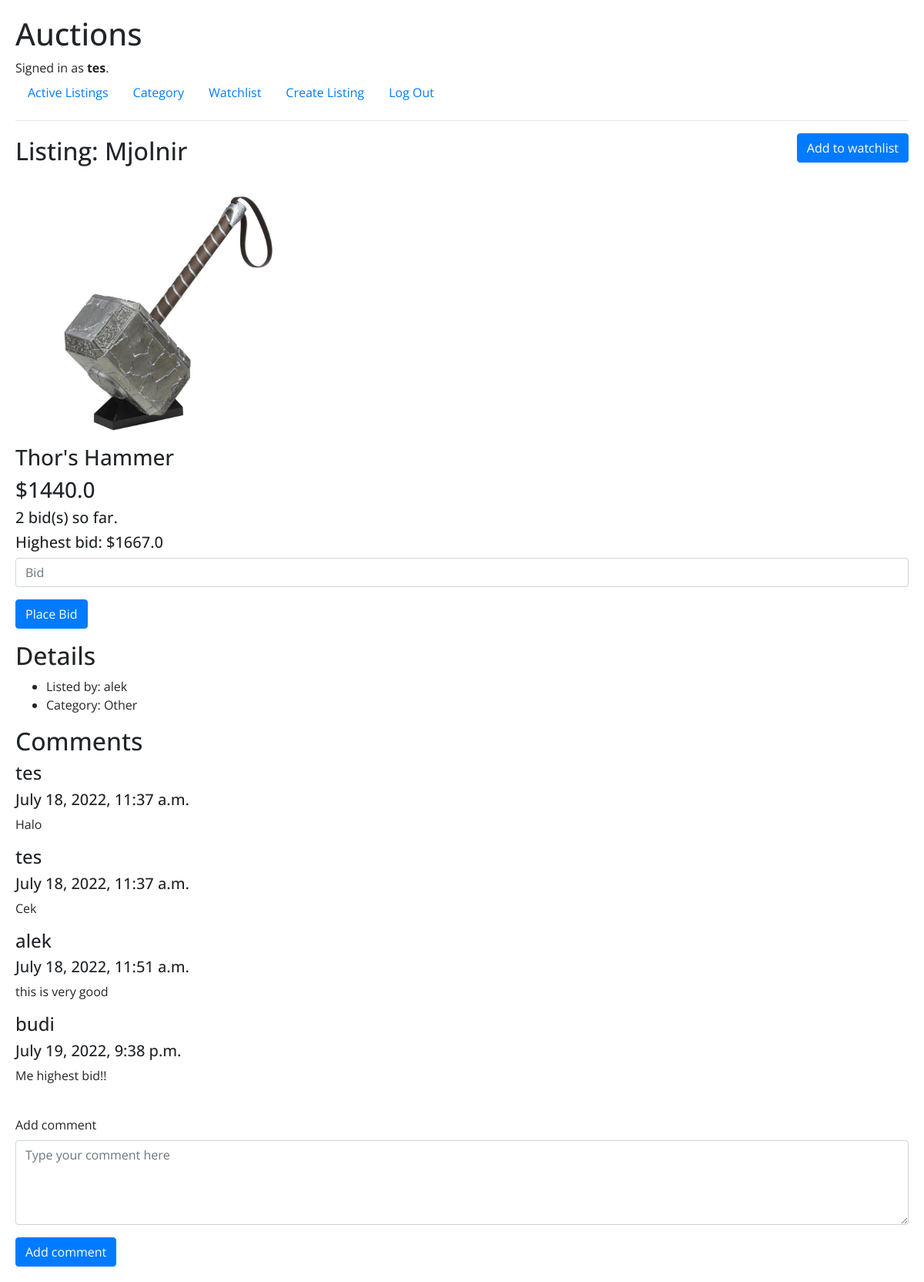
/listings/1 (signed in), run on the app's committed database.
### auctions/models.py (models this page shows, shortened)
class User(AbstractUser):
    pass

class AuctionListing(models.Model):
    user = models.ForeignKey(User, on_delete=models.CASCADE, related_name="listings")
    title = models.CharField(max_length=64)
    description = models.TextField(null=True, blank=True)
    starting_bid = models.FloatField()
    image = models.ImageField(upload_to='auctions/resources/upload')
    date_created = models.DateTimeField(default=datetime.now())
    category = models.ForeignKey(Category, on_delete=models.CASCADE, related_name="listings", null=True, blank=True)
    active_status = models.BooleanField(default=True)

class Bid(models.Model):
    user = models.ForeignKey(User, on_delete=models.CASCADE, related_name="bid_list")
    bid_amount = models.FloatField()
    time_updated = models.DateTimeField(auto_now=True)
    listing_item = models.ForeignKey(AuctionListing, on_delete=models.CASCADE, related_name="bids", null=True, blank=True)
    @staticmethod
    def highest_bid(listing_bids, listing_item):
        highest_bid = listing_item.starting_bid
        for bid in listing_bids:
            if bid.bid_amount > highest_bid:
                highest_bid = bid.bid_amount
        return highest_bid

class Category(models.Model):
    name = models.CharField(max_length=64)

class Commentary(models.Model):
    user = models.ForeignKey(User, on_delete=models.CASCADE, related_name="comments")
    listing = models.ForeignKey(AuctionListing, on_delete=models.CASCADE, related_name="comments")
    text_comment = models.TextField()
    created = models.DateTimeField(default=datetime.now())

### auctions/views.py (the view, shortened to what this page needs)
# urls.py: path("listings/<int:listing_id>", views.listing, name="listing_item"),
def listing(request, listing_id):
    current_user = request.user
    is_current_user_highest_bid = False
    listing_item = AuctionListing.objects.get(pk=listing_id)
    is_watchlist = False
    comments = Commentary.objects.filter(listing=listing_item)
    if current_user.is_authenticated:
        is_watchlist = len(Watchlist.objects.filter(user=current_user, listing=listing_item)) != 0
    listing_bids = listing_item.bids.all()
    highest_bid = Bid.highest_bid(listing_bids=listing_bids, listing_item=listing_item)
    message = ""
    if len(listing_bids.filter(bid_amount=highest_bid)) != 0:
        is_current_user_highest_bid = listing_bids.filter(bid_amount=highest_bid).first().user == current_user
    if not current_user.is_authenticated:
        message = "Log in to place a bid"
    return render(request, "auctions/listing.html", {
        "listing": listing_item,
        "listing_bids": listing_bids,
        "highest_bid": highest_bid,
        "is_current_user_highest_bid": is_current_user_highest_bid,
        "is_watchlist": is_watchlist,
        "message": message,
        "comments": comments
    })

### auctions/templates/auctions/listing.html (shortened to what this page needs)
{% extends 'auctions/layout.html' %}
{% block body %}
    <div class="listing-card-entry">
        <div class="header">
            <h2>Listing: {{ listing.title }}</h2>
            {% if user == listing.user and user.is_authenticated and listing.active_status %}
                <form action="{% url 'make_unactive' listing.id %}" method="post">
                    {% csrf_token %}
                    <div class="form-group">
                        <input class="btn btn-danger" type="submit" value="Make Unactive">
                    </div>
                </form>
            {% elif user != listing.user and user.is_authenticated and listing.active_status %}
                {% if not is_watchlist %}
                    <form action="{% url 'add_to_watchlist' listing.id %}" method="post">
                        <div class="form-group">
                            <input class="btn btn-primary" type="submit" value="Add to watchlist">
                        </div>
                    </form>
                {% endif %}
            {% endif %}
        </div>
        <div class="image-listing">
            <img src="{{ listing.image.url }}" alt="{{ listing.title }}">
        </div>
        {% if listing.description %}
            <h3> {{ listing.description }}</h3>
        {% endif %}
        <h3> ${{ listing.starting_bid }}</h3>
        <h5>{{ listing_bids | length }} bid(s) so far.
        </h5>
        <h5>Highest bid: ${{ highest_bid }}</h5>
        {% if user.is_authenticated and listing.active_status and user != listing.user %}
            <form action="{% url 'listing_item' listing.id %}" method="post">
                <div class="form-group">
                    <div class="mb-3">
                        <input autofocus class="form-control" type="number" min={{ highest_bid }} step="any" name="bid_amount" placeholder="Bid">
                    </div>
                    <input class="btn btn-primary" type="submit" value="Place Bid">
                </div>
            </form>
        {% endif %}
        <div class="detail-listing">
            <h2>Details</h2>
            <ul>
                <li>Listed by: {{ listing.user.username }}</li>
                <li>Category:
                {% if listing.category == None %}
                    No Category Listed
                {% else %}
                    {{ listing.category.name }}
                {% endif %}
                </li>
            </ul>
        </div>
        <div class="comment-section">
            <h2>Comments</h2>
            <div class="comment-detail">
                {% for comment in comments %}
                    <div class="comment-per-user">
                        <h4>{{ comment.user.username }}</h5>
                        <h5>{{ comment.created }}</h5>
                        <p>{{ comment.text_comment }}</p>
                    </div>
                {% empty %}
                    No comment
                {% endfor %}
            </div>
            <br>
            {% if user.is_authenticated and user != listing.user %}
                <div class="comment-form">
                    <form action="{% url 'add_comment' listing.id %}" method="post">
                        <div class="mb-3">
                            <label for="comment-form" class="form-label">Add comment</label>
                            <textarea class="form-control" id="comment-form" name="comment" placeholder="Type your comment here" rows="4"></textarea>
                        </div>
                        <button type="submit" class="btn btn-primary">Add comment</button>
                    </form>
                </div>
            {% endif %}
        </div>
    </div>
{% endblock body %}

### auctions/templates/auctions/layout.html (shortened to what this page needs)
{% load static %}
<!DOCTYPE html>
<html lang="en">
    <head>
        <link rel="stylesheet" href="https://stackpath.bootstrapcdn.com/bootstrap/4.4.1/css/bootstrap.min.css">
        <link rel="stylesheet" href="{% static 'auctions/style.css' %}">
    </head>
    <body>
        <h1>Auctions</h1>
        <div>
            {% if user.is_authenticated %}
                Signed in as <strong>{{ user.username }}</strong>.
            {% else %}
                Not signed in.
            {% endif %}
        </div>
        <ul class="nav">
            <li class="nav-item">
                <a class="nav-link" href="{% url 'index' %}">Active Listings</a>
            </li>
            <li class="nav-item">
                <a class="nav-link" href="{% url 'category_list' %}">Category</a>
            </li>
            {% if user.is_authenticated %}
                <li class="nav-item">
                    <a class="nav-link" href="{% url 'watchlist' user.username %}">Watchlist</a>
                </li>
                <li class="nav-item">
                    <a class="nav-link" href="{% url 'create_listing' %}">Create Listing</a>
                </li>
                <li class="nav-item">
                    <a class="nav-link" href="{% url 'logout' %}">Log Out</a>
                </li>
            {% endif %}
        </ul>
        <hr>
        {% block body %}
        {% endblock %}
    </body>
</html>

### auctions/static/auctions/style.css (style rules this page uses)
body { margin: 20px; font-family: 'Open Sans', sans-serif; }
.image-listing img { max-width: 100%; max-height: 100%; }
.listing-card-entry .image-listing { height: 350px; display: flex; align-items: center; justify-content: flex-start; }
.listing-card-entry .header { display: flex; align-items: center; justify-content: space-between; }

### data on the page
User: username "tes"
AuctionListing: title "Mjolnir", image (picture), description "Thor's Hammer", starting_bid "1440.0", user.username "alek", category.name "Other"
Bid: bid_amount "1667.0"
Commentary: user.username "tes", created "July 18, 2022, 11:37 a.m.", text_comment "Halo"
Commentary: user.username "tes", created "July 18, 2022, 11:37 a.m.", text_comment "Cek"
Commentary: user.username "alek", created "July 18, 2022, 11:51 a.m.", text_comment "this is very good"
Commentary: user.username "budi", created "July 19, 2022, 9:38 p.m.", text_comment "Me highest bid!!"

### other printed values
{{ listing_bids | length }} "2"
